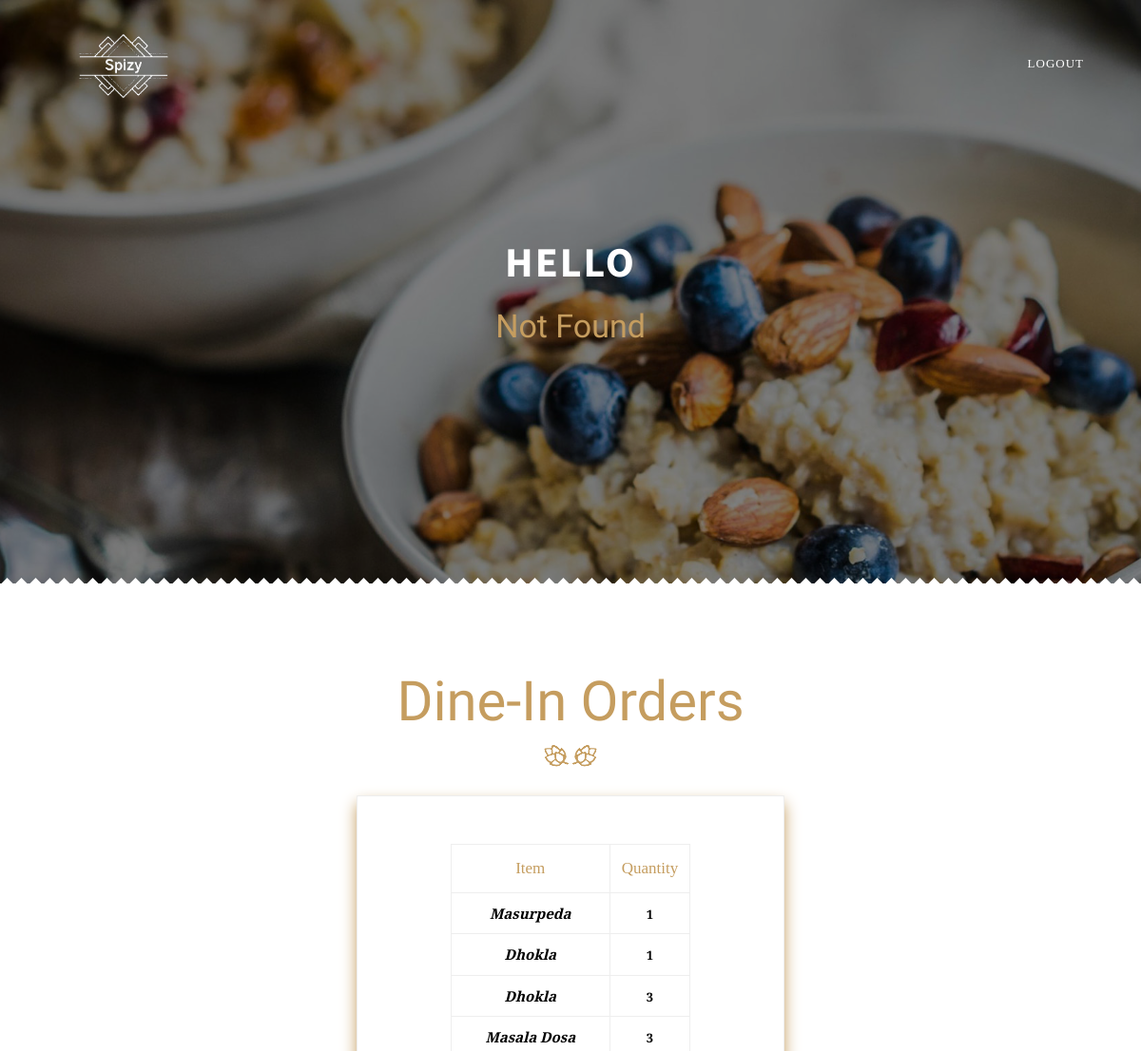
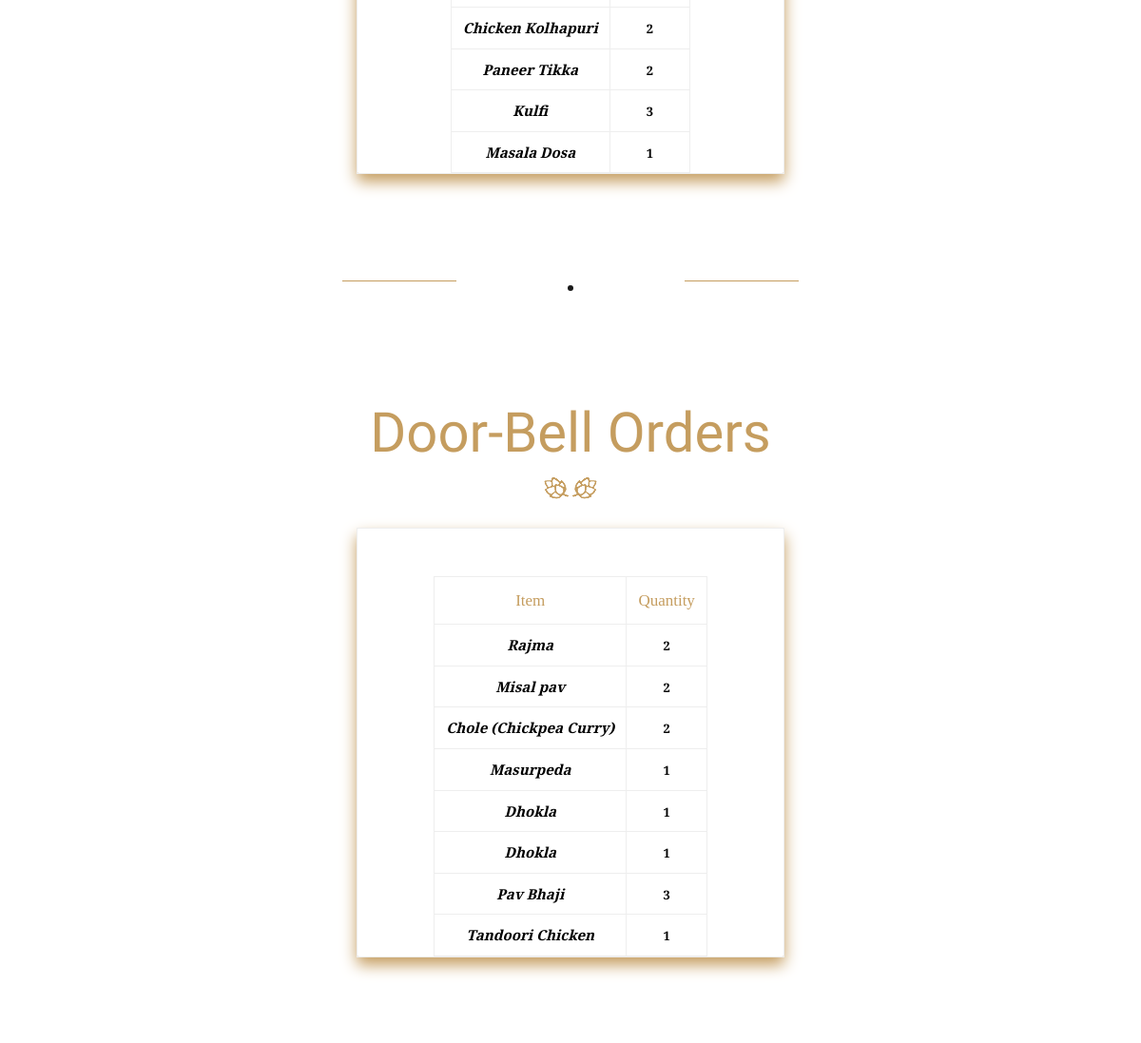
Page /chef/index.php (signed in) on the committed database (2 pictures, top to bottom).
### tables this page shows
CREATE TABLE `menu_data` (
  `id` int(50) NOT NULL,
  `name` varchar(100) NOT NULL,
  `category` varchar(100) NOT NULL,
  `picture` varchar(100) NOT NULL,
  `price` int(50) NOT NULL
);

CREATE TABLE `order_data` (
  `id` int(50) NOT NULL,
  `user_id` int(50) NOT NULL,
  `order_details` varchar(100) NOT NULL,
  `order_quantity` varchar(100) NOT NULL,
  `total_amount` varchar(100) NOT NULL,
  `type` varchar(100) NOT NULL,
  `date` varchar(100) NOT NULL,
  `time` varchar(100) NOT NULL
);

CREATE TABLE `cart_data` (
  `id` int(50) NOT NULL,
  `user_id` int(50) NOT NULL,
  `dish_id` int(50) NOT NULL,
  `dish_amount` int(50) NOT NULL,
  `dish_quantity` int(50) NOT NULL,
  `status` varchar(50) DEFAULT '0'
);

### chef/index.php (the view, shortened to what this page needs)
<?php
if($_SESSION['chef_active'] == True)
{
    $chef_active_id = $_SESSION['chef_active_id'];
}else
{
    $chef_active = "False";
}
include('../php/db_connect.php');
if($_SESSION['chef_active'] == True){
    $dine_in_order_query = mysqli_query($spizy_db_con,"SELECT * FROM order_data WHERE type = 'Dine-In'");
    $door_bell_order_query = mysqli_query($spizy_db_con,"SELECT * FROM order_data WHERE type = 'Door-Bell'");
}
?>
<!DOCTYPE HTML>
<html lang="en">
<head>
    <link href="https://cdn.jsdelivr.net/npm/bootstrap@5.0.0-beta1/dist/css/bootstrap.min.css" rel="stylesheet">
    <link rel="stylesheet" href="https://cdnjs.cloudflare.com/ajax/libs/font-awesome/5.15.2/css/all.min.css" />
    <link rel="stylesheet" href="https://getdatepicker.com/5-4/theme/css/tempusdominus-bootstrap-4.css">
    <link type="text/css" rel="stylesheet" href="../css/reset.css">
    <link type="text/css" rel="stylesheet" href="../css/plugins.css">
    <link type="text/css" rel="stylesheet" href="../css/style.css">
    <link type="text/css" rel="stylesheet" href="../css/color.css">
</head>
<body>
        <?php include('loader.php')?>
    <div id="main">
        <header>
            <div class="header-inner">
                <div class="container">
                    <div class="logo-holder">
                        <a href="index.php">
                            <img src="../images/logo.jpg" class="respimg logo-vis" alt="">
                        </a>
                    </div>
                    <div class="nav-holder" style="margin-top: 20px;">
                        <nav>
                            <ul>
                                <?php
                                    if($_SESSION['chef_active'] == True)
                                    {
                                        echo "<li><a href='logout.php'>Logout</a></li>";
                                    }
                                ?>
                            </ul>
                        </nav>
                    </div>
                </div>
            </div>
        </header>
        <div id="wrapper">
            <div class="content">
                <section class="parallax-section header-section">
                    <div class="bg bg-parallax" style="background-image:url(../images/bg/32.jpg)"
                        data-top-bottom="transform: translateY(300px);"
                        data-bottom-top="transform: translateY(-300px);"></div>
                    <div class="overlay"></div>
                    <div class="container">
                        <h2>Hello</h2>
                        <h3>
                            <?php $query = mysqli_query($spizy_db_con,"SELECT * FROM chef_data WHERE id = '$chef_active_id'");
                            $dummy_array = mysqli_fetch_array($query);
                            if($dummy_array > 0){
                                echo $dummy_array['name'];
                            }else{
                                echo "Not Found";
                            } ?>
                        </h3>
                    </div>
                </section>
                <section style="max-height:1000px;">
                    <div class="triangle-decor"></div>
                    <div class="container">
                    <div class="section-title">
                        <h3>Dine-In Orders</h3>
                        <div class="separator color-separator"></div>
                    </div>
                        <table class="table table-border rounded-3 checkout-table" style="box-shadow: 0 .5rem 1rem rgb(197 157 95)!important; max-width: 450px; float: none; margin: auto;">
                            <tbody style="padding:50px 0px; display: inline-block;height: 450px;overflow: auto;">
                                <tr>
                                    <th class="cart_table_desc">Item</th>
                                    <th class="cart_table_desc">Quantity</th>
                                </tr>
                                <?php
                                if($_SESSION['chef_active'] == True){
                                $response = '';
                                while ($dine_in_order_query_array = mysqli_fetch_array($dine_in_order_query)){
                                    $order_details = json_decode($dine_in_order_query_array['order_details']);
                                    $order_quantity = json_decode($dine_in_order_query_array['order_quantity']);
                                $count = 0;
                                foreach ($order_details as $value){
                                    $query = mysqli_query($spizy_db_con,"SELECT * FROM cart_data WHERE dish_id = '$value'");
                                    $query_array = mysqli_fetch_array($query);
                                    $dummy = $query_array['dish_id'];
                                    $dish_query = mysqli_query($spizy_db_con,"SELECT * FROM menu_data WHERE id = '$dummy'");
                                    $dish_query_array = mysqli_fetch_array($dish_query);
                                    $response .= '<tr>
                                        <td>
                                            <h5 class="product-name">'.$dish_query_array['name'].'</h5>
                                        </td>
                                        <td>
                                        <h5 class="order-quantity">'.$order_quantity[$count].'</h5>
                                        </td>
                                    </tr>';
                                    $count = $count + 1;
                                    }
                                }
                                echo $response;
                            }
                                ?>
                            </tbody>
                        </table>
                    </div>
                </section>
                <div class="bold-separator">
                    <span></span>
                </div>
                <section style="max-height:1000px;">
                    <div class="triangle-decor"></div>
                    <div class="container">
                    <div class="section-title">
                        <h3>Door-Bell Orders</h3>
                        <div class="separator color-separator"></div>
                    </div>
                        <table class="table table-border rounded-3 checkout-table" style="box-shadow: 0 .5rem 1rem rgb(197 157 95)!important; max-width: 450px; float: none; margin: auto;">
                            <tbody style="padding:50px 0px;display: inline-block;height: 450px;overflow: auto;">
                                <tr>
                                    <th class="cart_table_desc">Item</th>
                                    <th class="cart_table_desc">Quantity</th>
                                </tr>
                                <?php
                                if($_SESSION['chef_active'] == True){
                                $response = '';
                                while ($door_bell_order_query_array = mysqli_fetch_array($door_bell_order_query)){
                                    $order_details = json_decode($door_bell_order_query_array['order_details']);
                                    $order_quantity = json_decode($door_bell_order_query_array['order_quantity']);
                                    $count = 0;
                                    foreach ($order_details as $value){
                                    $query = mysqli_query($spizy_db_con,"SELECT * FROM cart_data WHERE dish_id = '$value'");
                                    $query_array = mysqli_fetch_array($query);
                                    $dummy = $query_array['dish_id'];
                                    $dish_query = mysqli_query($spizy_db_con,"SELECT * FROM menu_data WHERE id = '$dummy'");
                                    $dish_query_array = mysqli_fetch_array($dish_query);
                                    $response .= '<tr>
                                        <td>
                                            <h5 class="product-name">'.$dish_query_array['name'].'</h5>
                                        </td>
                                        <td>
                                        <h5 class="order-quantity">'.$order_quantity[$count].'</h5>
                                        </td>
                                    </tr>';
                                    $count = $count + 1;
                                    }
                                }
                                echo $response;
                            }
                                ?>
                            </tbody>
                        </table>
                    </div>
                </section>
            </div>
        </div>
    </div>
</body>
</html>

### css/plugins.css (style rules this page uses)
@media (min-width:768px) { .container { width:750px } }
@media (min-width:992px) { .container { width:970px } }
@media (min-width:1200px) { .container { width:1170px } }
.clearfix:before,.clearfix:after,.container:before,.container:after,.container-fluid:before,.container-fluid:after,.row:before,.row:after { content:" ";display:table }
.clearfix:after,.container:after,.container-fluid:after,.row:after { clear:both }

### css/color.css (style rules this page uses)
.nav-separator:before , .nav-separator:after , nav:after , .bold-separator:before , .bold-separator:after , #submit:hover , .to-top-holder:before , .ic__days .ic__day_state_current , .ic__days .ic__day_state_selected , .ic__days .ic__day:hover , .scroll-nav li a.actscroll:before , .scroll-nav ul:before, .scroll-nav ul:after , footer:after , .hot-desc , .content-pagination a.current-page , .content-pagination a:hover , .shopping-cart-link-count , .quantity input.qty , .order-count , .hero-title h4:before , .hero-title h4:after , .current-page , .pagination a:hover { background:#C59D5F; }
nav li a.act-link , nav li a:hover , .nav-social h3 , .nav-social li a:hover , .parallax-section h3 , .section-title h3 , .team-slider h3 , #submit , .to-top , #submit-res , .link , .tooltip , .hero-link a:hover , .to-top-holder p span , #twitter-feed li a , .twitter-holder .customNavigation a:hover , #subscribe .subscribe-button , .twitter-holder .customNavigation a.twit-link , .footer-social h3 , .footer-contacts li a:hover , .footer-social ul li a:hover , .subscribe-message i , .section-icon , .testimonials-holder h4 a , .chefinfo , .team-social li a:hover , .team-modal h5 , .popup-modal-dismiss:hover , .promotion-price , .big-number a , .testimonials-holder .customNavigation a:hover , .testimonials-slider ul li , .menu-item a:hover , .product-cats li a , .product-price a , .shopping-cart-link , .subnav a:hover span , .product-rating , .product-item-price span , .quantity a , .product-meta span a , .tabs-menu .current a , .order-money , .product-name a:hover , .product-name , .coupon-holder button:hover , .cart-totals button , .search-submit , .post-tags li a:hover, .tagcloud li a:hover , .post-link:hover , .slides-navigation a:hover , .post-meta i , .gallery-filters a.gallery-filter-active , .box-item i , .fullheight-carousel-holder .customNavigation a:hover , .carousel-link-holder h4 , #success_page p strong { color:#C59D5F; }

### chef/loader.php (style rules this page uses)
body { background-color: rgb(0, 0, 0); }

### rows in the picture
order_data: order_quantity "1"
menu_data: name "Masurpeda"
order_data: order_quantity "1"
menu_data: name "Dhokla"
order_data: order_quantity "3", order_quantity.dish_quantity "3", order_quantity "2"
menu_data: name "Masala Dosa"
menu_data: name "Chicken Kolhapuri"
menu_data: name "Paneer Tikka"
menu_data: name "Kulfi"
order_data: order_quantity "1"
order_data: order_quantity "2"
menu_data: name "Rajma"
menu_data: name "Misal pav"
menu_data: name "Chole (Chickpea Curry)"
order_data: order_quantity "1"
order_data: order_quantity "1"
order_data: order_quantity "1"
order_data: order_quantity "3"
menu_data: name "Pav Bhaji"
order_data: order_quantity "1"
menu_data: name "Tandoori Chicken"
